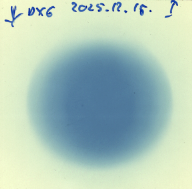
#> input picture examples/F_024.tif, 192 x 189 px, found by its file name
$ python plot_bfdr_artifact_mitigation.py
#> lines starting #> are read from the running program, lines starting #| are printed output that depends on the picture; after the words box and inside, x2 and y2 are one past the last pixel; in counts of white or black regions, pixels touching at a corner belong together
#!/usr/bin/env python3
# -*- coding: utf-8 -*-
"""
Created on Fri Feb 20 14:21:39 2026

@author: polanekr
"""
import numpy as np
import matplotlib.pyplot as plt
from matplotlib.colors import ListedColormap
from scipy.ndimage import sobel, label, uniform_filter
from scipy.interpolate import griddata
from sklearn.mixture import GaussianMixture
import tifffile
import os

def find_best_roi(grad_map, roi_size=400):
    """
    Automatikusan megkeresi a képen a 'legizgalmasabb' (legnagyobb gradiensű) részt.
    """
    print(f"  -> Automatikus fókuszpont keresése ({roi_size}x{roi_size} pixel)...")
    density = uniform_filter(grad_map, size=roi_size)
    max_idx = np.unravel_index(np.argmax(density), density.shape)
    cy, cx = max_idx[0], max_idx[1]

    h, w = grad_map.shape
    half = roi_size // 2

    y1 = max(0, cy - half); y2 = min(h, cy + half)
    x1 = max(0, cx - half); x2 = min(w, cx + half)

    return x1, x2, y1, y2

# JAVÍTVA: Visszakerült a zoom_coords paraméter!
def generate_bfdr_figure(image_path, fdr_threshold=0.99, max_defect_size=500, auto_zoom=False, zoom_coords=None):
    """
    Legenerálja a publikációkész 3-paneles bFDR ábrát nyers TIFF-ből.
    """
#> called with fdr_threshold = 0.95, max_defect_size = 2000, auto_zoom = False
    print("1. Kép betöltése...")
    img = tifffile.imread(image_path).astype(np.float64)

    if img.ndim == 3 and img.shape[2] == 4:
        img = img[:, :, :3]

    print("2. Pseudo-OD (Optikai Sűrűség) konverzió...")
    img_safe = np.clip(img, 1.0, None)
    bg_ref = np.percentile(img_safe, 99.9)
#> bg_ref = 45426
    od_img = np.log10(bg_ref / img_safe)
    od_img[od_img < 0] = 0.0
#> od_img: shape (189, 192, 3) float64; mean R, G, B 0.145, 0.0882, 0.104

    if od_img.ndim == 3:
        ref_channel = od_img[:, :, 0]
    else:
        ref_channel = od_img

    print("3. Sobel gradiensek számítása...")
    gx = sobel(ref_channel, axis=0)
    gy = sobel(ref_channel, axis=1)
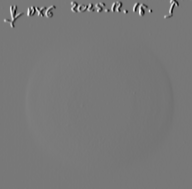
#> gy: shape (189, 192) float64; min -2.45, max 2.73, mean 0.000312; drawn with min black and max white
    grad_mag = np.hypot(gx, gy)
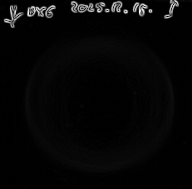
#> grad_mag: shape (189, 192) float64; min 8.19e-05, max 2.74, mean 0.0732; drawn with min black and max white

    # --- ZOOM LOGIKA (Auto vagy Manuális) ---
    x1, x2, y1, y2 = None, None, None, None

    if auto_zoom:
        x1, x2, y1, y2 = find_best_roi(grad_mag, roi_size=400)
        print(f"  -> Auto-Zoom beállítva: X({x1}-{x2}), Y({y1}-{y2})")
    elif zoom_coords is not None:
        x1, x2, y1, y2 = zoom_coords
        print(f"  -> Manuális Zoom beállítva: X({x1}-{x2}), Y({y1}-{y2})")

    # Ha van valamilyen zoom, kivágjuk a képeket
    if x1 is not None:
        if od_img.ndim == 3:
            od_img = od_img[y1:y2, x1:x2, :]
        else:
            od_img = od_img[y1:y2, x1:x2]
        grad_mag = grad_mag[y1:y2, x1:x2]
        ref_channel = ref_channel[y1:y2, x1:x2]

    print("4. GMM (Gaussian Mixture Model) illesztése...")
    data = grad_mag.flatten().reshape(-1, 1)
    if len(data) > 100000:
        sample_data = np.random.choice(data.flatten(), 100000).reshape(-1, 1)
    else:
        sample_data = data

    gmm = GaussianMixture(n_components=2, random_state=42)
    gmm.fit(sample_data)

    means = gmm.means_.flatten()
    noise_idx = np.argmax(means)

    probs = gmm.predict_proba(data)
#> probs = 36288 pairs, first value 0 to 1, second value 0.000437 to 1
    prob_noise = probs[:, noise_idx].reshape(ref_channel.shape)
    mask = prob_noise > fdr_threshold
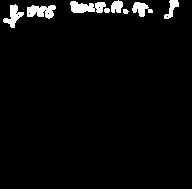
#> mask: shape (189, 192) bool; 3.6% white; 8 white regions, largest, box (x1, y1, x2, y2) and area: (70, 1, 106, 13) 310, (27, 5, 56, 19) 282, (3, 4, 24, 28) 220

    labeled_mask, num_features = label(mask)
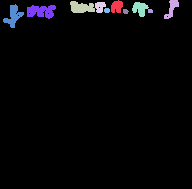
#> labeled_mask: shape (189, 192) int32; 11 distinct labels, from 0 to 10; one colour per label, 0 black
#> num_features = 10
    component_sizes = np.bincount(labeled_mask.ravel())
#> component_sizes = [34999, 120, 131, 220, 90, 157, 220, 282, 26, 24, 19]
    too_big_labels = np.where(component_sizes > max_defect_size)[0]
#> too_big_labels = [0]
    too_big_labels = too_big_labels[too_big_labels > 0]
#> too_big_labels = empty array

    if len(too_big_labels) > 0:
        penumbra_pixels = np.isin(labeled_mask, too_big_labels)
        mask[penumbra_pixels] = False

    print(f"  -> Talált hibás pixelek a kivágaton: {np.sum(mask)} db")
#|   -> Talált hibás pixelek a kivágaton: 1289 db

    print("5. Inpainting (Tisztítás)...")
    cleaned_img = od_img.copy()
    if np.sum(mask) > 0:
        coords_valid = np.array(np.nonzero(~mask)).T
#> coords_valid = 34999 pairs, first value 0 to 188, second value 0 to 191
        if cleaned_img.ndim == 3:
            for i in range(3):
                channel = cleaned_img[:, :, i]
                values_valid = channel[~mask]
                grid_x, grid_y = np.nonzero(mask)
                interp_vals = griddata(coords_valid, values_valid, (grid_x, grid_y), method='nearest')
                channel[mask] = interp_vals
                cleaned_img[:, :, i] = channel
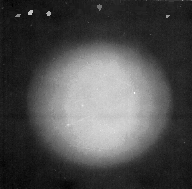
#> channel: shape (189, 192) float64; min 0.0613, max 0.195, mean 0.103; drawn with min black and max white
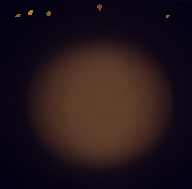
#> cleaned_img: shape (189, 192, 3) float64; mean R, G, B 0.14, 0.0844, 0.103
        else:
            values_valid = cleaned_img[~mask]
            grid_x, grid_y = np.nonzero(mask)
            interp_vals = griddata(coords_valid, values_valid, (grid_x, grid_y), method='nearest')
            cleaned_img[mask] = interp_vals

    print("6. Publikációkész Ábra Generálása...")
    fig, axes = plt.subplots(1, 3, figsize=(15, 5))

    def normalize_for_plot(im_array):
        if im_array.ndim == 3:
            im_norm = im_array - np.min(im_array)
            return im_norm / max(np.max(im_norm), 1e-6)
        return im_array

    img_plot = normalize_for_plot(od_img)
    cleaned_plot = normalize_for_plot(cleaned_img)
    cmap_2d = 'gray' if od_img.ndim == 2 else None

    # Panel A
    axes[0].imshow(img_plot, cmap=cmap_2d, origin='lower')
    axes[0].set_title("A. Original Optical Density", fontsize=14, fontweight='bold')
    axes[0].axis('off')

    # Panel B
    axes[1].imshow(grad_mag, cmap='viridis', origin='lower')
    red_cmap = ListedColormap(['none', 'red'])
    axes[1].imshow(mask, cmap=red_cmap, alpha=0.8, origin='lower')
    axes[1].set_title("B. Gradient Map & bFDR Mask", fontsize=14, fontweight='bold')
    axes[1].axis('off')

    # Panel C
    axes[2].imshow(cleaned_plot, cmap=cmap_2d, origin='lower')
    axes[2].set_title("C. Cleaned Image (Inpainting)", fontsize=14, fontweight='bold')
    axes[2].axis('off')

    plt.suptitle("Bilateral False Discovery Rate (bFDR) Artifact Mitigation", fontsize=16, y=1.02)
    plt.tight_layout()

    filename = "fig1_bfdr_artifact_mitigation.png"
    plt.savefig(filename, dpi=300, bbox_inches='tight')
    print(f"\nKész! Ábra elmentve: {filename}")
    plt.show()

if __name__ == "__main__":
    my_tiff_path = "/home/polanekr/Kutatás/PRISM-Framework/examples/F_024.tif" # <--- Cseréld ki a valósra!

    # A leolvasott koordinátáid (x_min, x_max, y_min, y_max)x
    my_zoom = (75, 150, 75, 125)

    # Most már hibátlanul átveszi a zoom_coords paramétert!
    generate_bfdr_figure(my_tiff_path, fdr_threshold=0.95,      # 99% helyett elég, ha 85%-ig biztos benne
                         max_defect_size=2000,
                         auto_zoom=False)

# %%
import tifffile
import matplotlib.pyplot as plt

# Írd be a fájlodat
img = tifffile.imread("/home/polanekr/Kutatás/PRISM-Framework/examples/F_024.tif")
#> img is the input picture: shape (189, 192, 3) uint16; mean R, G, B 33911.6, 37817.4, 35895.7

plt.figure(figsize=(10, 8))
# Ha RGB, mutassuk csak a piros csatornát, hogy jobban látszódjon a dózis
plt.imshow(img[:,:,0] if img.ndim==3 else img, cmap='gray')
plt.title("Keresd meg a porszemet! (Olvasd le az X és Y tengelyt)")
plt.colorbar()
plt.show()
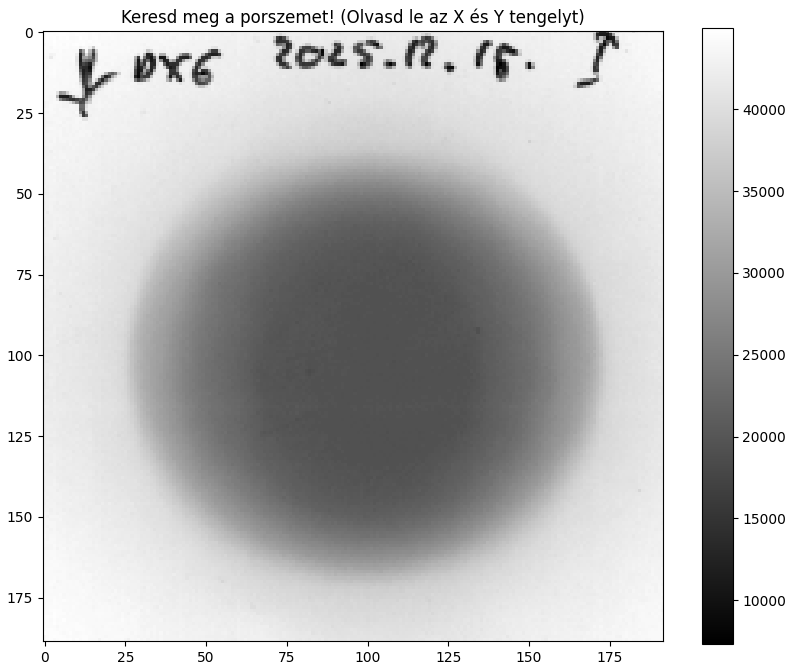
#> figure drawn by matplotlib, 2 panels
